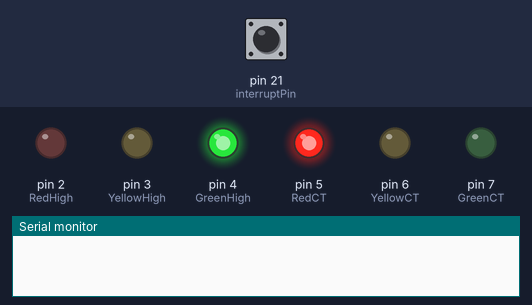
A sketch run on a simulated Arduino Mega 2560, built with avr-gcc and run on an emulated ATmega2560. On the bench: output pins drawn as LEDs (lit = HIGH), the last lines printed to the serial monitor. The test bench sets the inputs (shaded band); at power-on: pin 21 (interruptPin) HIGH.

Above: at 1.2 s.
1.3 s: pin 21 (interruptPin) pulled LOW for 0.15 s
At 2.2 s:
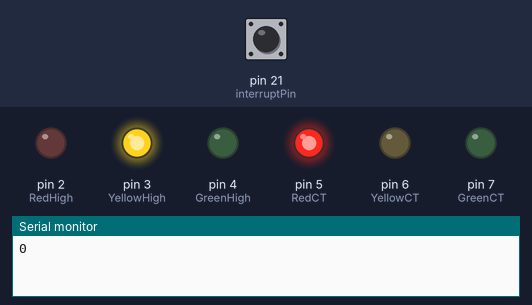
4.4 s: pin 21 (interruptPin) pulled LOW for 1 s
At 5.8 s:
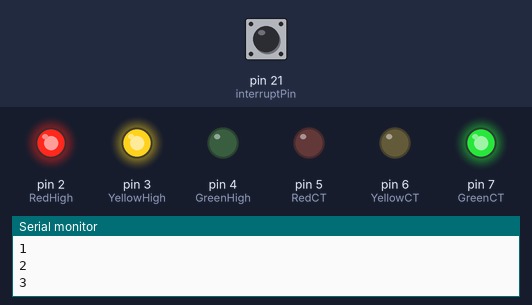
13.0 s: pin 21 (interruptPin) pulled LOW for 3.2 s
At 16.6 s:
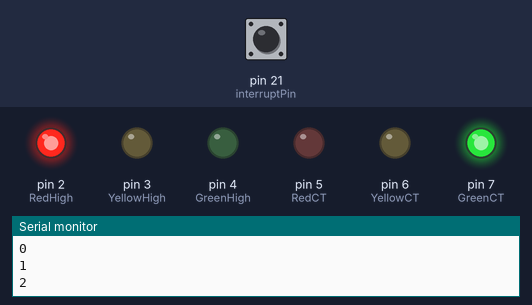
Timing chart, 0 to 24.6 s (numbered marks = the images above; inputs shaded):
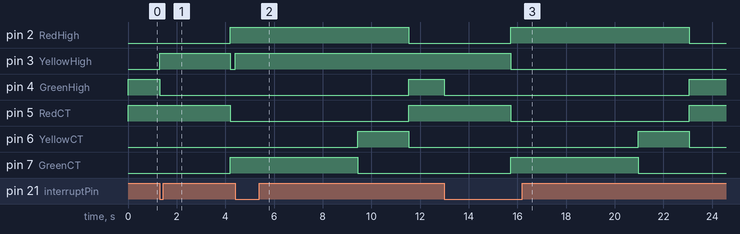

The sketch:

traffic3.ino
```cpp
/*  author: Yifan Chen
 *  date: 3/31/2018
Question:
(a) If the 2560 has a clock rate of 16 MHz, how long in ns is each clock tick?
  T=1/F
   =(1/16)*10^(-6)
   =62.5ns

(b) If TCCR3B has no prescaling, what is the length of time in ms before overflow occurs?
  T=(1/F)*65536
   =(1/16)*10^(-6)*65536
   =4.096ms

(c) If TCCR3B has a prescaling factor of 1024, what is the time in sec before overflow occurs?
  T=(1/F)*1024*65536
   =(1/16)*10^(-6)*1024*65536
   =4.1943s

(d) How could you provide longer delays (approximate is fine)?
  We can use a counter to calculate how many times overflow happened. If you want to let the timer be approximately 12 seconds,
  we can set counter++ in method ISR: ISR ( TIMER3_OVF_vect ) { counter++; }, then use if (counter==3) to judge if it’s 12 seconds passed.
  All in all, we can use counter to provide longer delays. If the prescaling factor is 1024, then the whole delay time is 4.1943*counter.
*/

#define RedHigh 2
#define YellowHigh 3
#define GreenHigh 4
#define RedCT 5
#define YellowCT 6
#define GreenCT 7

#define interruptPin 21

// false: proximity sensor detected cars. Otherwise, keep high way always green
boolean sensor_flag = false;

// used to implement delay using timer, Green->Yellow: 2s, Yellow->Red: 5s
int cnt = -1;

void setup() {
  Serial.begin(115200);

  pinMode(RedHigh,OUTPUT);
  pinMode(YellowHigh,OUTPUT);
  pinMode(GreenHigh,OUTPUT);
  pinMode(RedCT,OUTPUT);
  pinMode(YellowCT,OUTPUT);
  pinMode(GreenCT,OUTPUT);

  pinMode(interruptPin, INPUT_PULLUP);
  attachInterrupt(digitalPinToInterrupt(interruptPin), ISR_Sensor, FALLING);    // if IR sensor detects a car coming, proximity sensor from 1 to 0, interrupt function isr will be called

  noInterrupts();  //turn off interrupts

  TCNT3 = 0;  //reset timer to 0
  TCCR3A = 0;  //use simply as counter/timer

  TCCR3B =  (1 << CS32) | (1 << CS30);  // divide (slow) by 1024, if overflow, whole time is 4.1s, ((1/16)*10^(-6)*1024*65536=4.1s
  TCCR3B |= (1 << WGM32);        // enable CTC (Clear Timer on Compare) mode for OCR3A

  OCR3A = 16384;  //set desired timer count

  TIMSK3 = ( 1 << TOIE3 );  //enable Timer 3 overflow interrupt
  TIMSK3 |= (1 << OCIE3A);  //enable Output Compare A Match Interrupt Enable

  interrupts();  //turn interrupts back on

  // initial lights
  digitalWrite(GreenHigh, HIGH);
  digitalWrite(RedCT, HIGH);
}

void loop() {

}

void ISR_Sensor(void){
  sensor_flag = true;
  digitalWrite(GreenHigh, LOW);
  digitalWrite(YellowHigh, HIGH);
}

ISR ( TIMER3_COMPA_vect ) {
  if (sensor_flag == true){

    // means 1s passed
    cnt++;

    //Test
    Serial.println(cnt);

    // after 2s. High way: yellow turns off, red turns on; CT: red turns off, green turns on
    if (cnt==2){
      digitalWrite(YellowHigh, LOW);
      digitalWrite(RedHigh, HIGH);

      digitalWrite(RedCT, LOW);
      digitalWrite(GreenCT, HIGH);
    }

    // after 5s. CT: green turns off, yellow turns on
    if (cnt==7){
      digitalWrite(GreenCT, LOW);
      digitalWrite(YellowCT, HIGH);
    }

    // after 2s. CT: yellow turns off, red turns on. High way: red turns off, green turns on
    if (cnt==9){
      digitalWrite(YellowCT, LOW);
      digitalWrite(RedCT, HIGH);

      digitalWrite(RedHigh, LOW);
      digitalWrite(GreenHigh, HIGH);

      cnt=-1;                  // clear cnt
      sensor_flag = false;     // means there's no external interrupt now
    }
  }
}

ISR ( TIMER3_OVF_vect ) {

}
```

Measured:
- after the input at 1.3 s, pin 2 (RedHigh), pin 7 (GreenCT): LOW → HIGH after 2.9 s; pin 3 (YellowHigh): LOW → HIGH at once, → LOW 2.9 s later; pin 4 (GreenHigh): HIGH → LOW at once; pin 5 (RedCT): HIGH → LOW after 2.9 s
- after the input at 4.4 s, pin 3 (YellowHigh): LOW → HIGH at once
- after the input at 13.0 s, pin 2 (RedHigh): LOW → HIGH after 2.7 s, → LOW 7.3 s later; pin 3 (YellowHigh): HIGH → LOW after 2.7 s; pin 4 (GreenHigh): HIGH → LOW at once, → HIGH 10.1 s later; pin 5 (RedCT): HIGH → LOW after 2.7 s, → HIGH 7.3 s later; pin 6 (YellowCT): LOW → HIGH after 8.0 s, → LOW 2.1 s later
